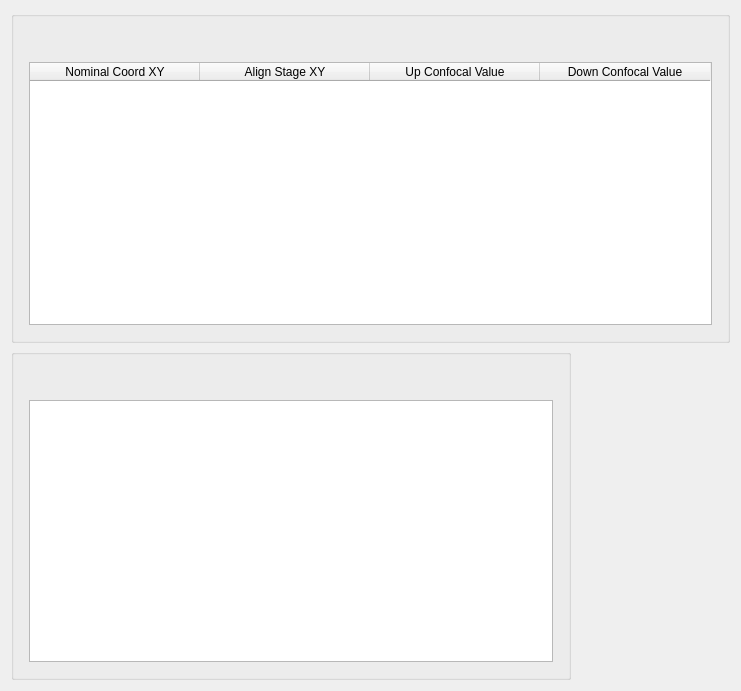
         <widget class="QWidget" name="layoutWidget">
          <property name="geometry">
           <rect>
            <x>2</x>
            <y>1</y>
            <width>741</width>
            <height>691</height>
           </rect>
          </property>
          <layout class="QVBoxLayout" name="verticalLayout_8">
           <item>
            <widget class="ISTAR::GUI::GroupBox" name="gb_coarseLevelingPoint">
             <property name="sizePolicy">
              <sizepolicy hsizetype="Preferred" vsizetype="Preferred">
               <horstretch>0</horstretch>
               <verstretch>0</verstretch>
              </sizepolicy>
             </property>
             <property name="minimumSize">
              <size>
               <width>500</width>
               <height>0</height>
              </size>
             </property>
             <property name="maximumSize">
              <size>
               <width>9999</width>
               <height>16777215</height>
              </size>
             </property>
             <layout class="QGridLayout" name="gridLayout_24">
              <property name="leftMargin">
               <number>15</number>
              </property>
              <property name="topMargin">
               <number>45</number>
              </property>
              <property name="rightMargin">
               <number>15</number>
              </property>
              <property name="bottomMargin">
               <number>15</number>
              </property>
              <property name="horizontalSpacing">
               <number>15</number>
              </property>
              <property name="verticalSpacing">
               <number>6</number>
              </property>
              <item row="0" column="0">
               <widget class="ISTAR::GUI::TableWidget" name="tw_coarseLevelingPoint">
                <property name="minimumSize">
                 <size>
                  <width>250</width>
                  <height>0</height>
                 </size>
                </property>
                <property name="editTriggers">
                 <set>QAbstractItemView::NoEditTriggers</set>
                </property>
                <attribute name="horizontalHeaderDefaultSectionSize">
                 <number>170</number>
                </attribute>
                <column>
                 <property name="text">
                  <string>Nominal Coord XY</string>
                 </property>
                </column>
                <column>
                 <property name="text">
                  <string>Align Stage XY</string>
                 </property>
                </column>
                <column>
                 <property name="text">
                  <string>Up Confocal Value</string>
                 </property>
                </column>
                <column>
                 <property name="text">
                  <string>Down Confocal Value</string>
                 </property>
                </column>
               </widget>
              </item>
             </layout>
            </widget>
           </item>
           <item>
            <widget class="ISTAR::GUI::GroupBox" name="gb_coarseLevelingPointDiagram">
             <property name="sizePolicy">
              <sizepolicy hsizetype="Preferred" vsizetype="Preferred">
               <horstretch>0</horstretch>
               <verstretch>0</verstretch>
              </sizepolicy>
             </property>
             <property name="minimumSize">
              <size>
               <width>500</width>
               <height>0</height>
              </size>
             </property>
             <property name="maximumSize">
              <size>
               <width>560</width>
               <height>16777215</height>
              </size>
             </property>
             <layout class="QGridLayout" name="gridLayout_25">
              <property name="leftMargin">
               <number>15</number>
              </property>
              <property name="topMargin">
               <number>45</number>
              </property>
              <property name="rightMargin">
               <number>15</number>
              </property>
              <property name="bottomMargin">
               <number>15</number>
              </property>
              <property name="horizontalSpacing">
               <number>15</number>
              </property>
              <property name="verticalSpacing">
               <number>6</number>
              </property>
              <item row="0" column="0">
               <widget class="SimpleDiagram" name="gv_coarseLevelingPointDiagram"/>
              </item>
             </layout>
            </widget>
           </item>
          </layout>
         </widget>
